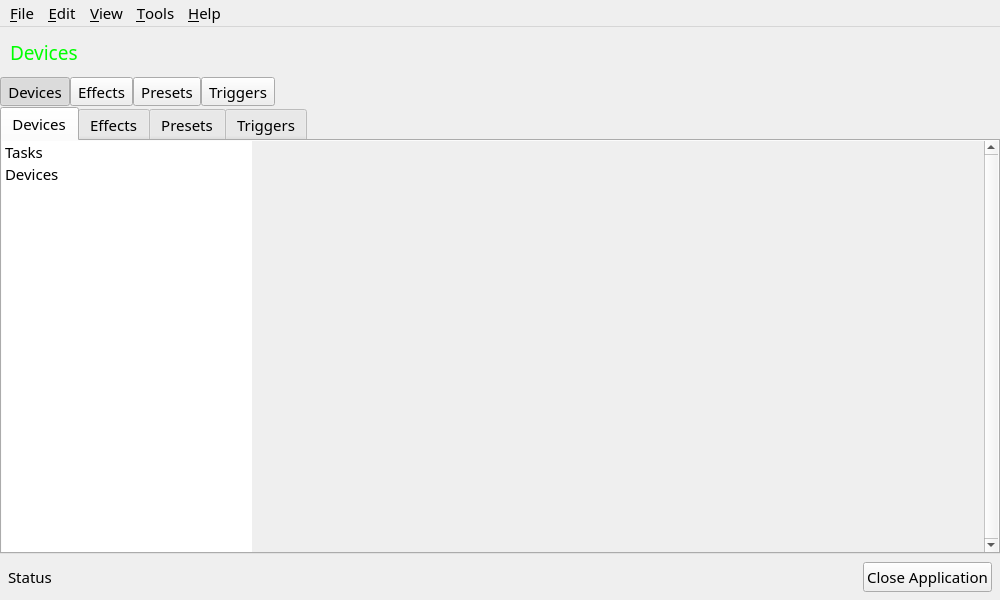
<?xml version="1.0" encoding="UTF-8"?>
<ui version="4.0">
 <class>MainWindow</class>
 <widget class="QMainWindow" name="MainWindow">
  <property name="geometry">
   <rect>
    <x>0</x>
    <y>0</y>
    <width>1000</width>
    <height>600</height>
   </rect>
  </property>
  <property name="font">
   <font>
    <family>Play</family>
    <pointsize>11</pointsize>
   </font>
  </property>
  <property name="windowTitle">
   <string>Polychromatic</string>
  </property>
  <property name="windowIcon">
   <iconset>
    <normaloff>../img/general/controller.svg</normaloff>../img/general/controller.svg</iconset>
  </property>
  <property name="toolButtonStyle">
   <enum>Qt::ToolButtonTextUnderIcon</enum>
  </property>
  <widget class="QWidget" name="CentralWidget">
   <layout class="QVBoxLayout" name="verticalLayout">
    <property name="spacing">
     <number>0</number>
    </property>
    <property name="leftMargin">
     <number>0</number>
    </property>
    <property name="topMargin">
     <number>0</number>
    </property>
    <property name="rightMargin">
     <number>0</number>
    </property>
    <property name="bottomMargin">
     <number>0</number>
    </property>
    <item>
     <widget class="QWidget" name="Header" native="true">
      <property name="minimumSize">
       <size>
        <width>1000</width>
        <height>50</height>
       </size>
      </property>
      <property name="maximumSize">
       <size>
        <width>16777215</width>
        <height>60</height>
       </size>
      </property>
      <property name="styleSheet">
       <string notr="true"/>
      </property>
      <layout class="QHBoxLayout" name="horizontalLayout">
       <property name="leftMargin">
        <number>10</number>
       </property>
       <property name="topMargin">
        <number>0</number>
       </property>
       <property name="rightMargin">
        <number>0</number>
       </property>
       <property name="bottomMargin">
        <number>0</number>
       </property>
       <item>
        <widget class="QLabel" name="HeaderText">
         <property name="font">
          <font>
           <family>Play</family>
           <pointsize>14</pointsize>
           <weight>50</weight>
           <bold>false</bold>
          </font>
         </property>
         <property name="styleSheet">
          <string notr="true">color: lime</string>
         </property>
         <property name="text">
          <string>Devices</string>
         </property>
        </widget>
       </item>
      </layout>
     </widget>
    </item>
    <item>
     <widget class="QWidget" name="MainTabCustom" native="true">
      <property name="minimumSize">
       <size>
        <width>0</width>
        <height>30</height>
       </size>
      </property>
      <property name="baseSize">
       <size>
        <width>0</width>
        <height>30</height>
       </size>
      </property>
      <layout class="QHBoxLayout" name="horizontalLayout_3">
       <property name="spacing">
        <number>0</number>
       </property>
       <property name="leftMargin">
        <number>0</number>
       </property>
       <property name="topMargin">
        <number>0</number>
       </property>
       <property name="rightMargin">
        <number>0</number>
       </property>
       <property name="bottomMargin">
        <number>0</number>
       </property>
       <item>
        <widget class="QToolButton" name="DevicesTabButton">
         <property name="text">
          <string>Devices</string>
         </property>
         <property name="iconSize">
          <size>
           <width>20</width>
           <height>20</height>
          </size>
         </property>
         <property name="checkable">
          <bool>true</bool>
         </property>
         <property name="checked">
          <bool>true</bool>
         </property>
         <property name="toolButtonStyle">
          <enum>Qt::ToolButtonTextBesideIcon</enum>
         </property>
        </widget>
       </item>
       <item>
        <widget class="QToolButton" name="EffectsTabButton">
         <property name="text">
          <string>Effects</string>
         </property>
         <property name="iconSize">
          <size>
           <width>20</width>
           <height>20</height>
          </size>
         </property>
         <property name="checkable">
          <bool>true</bool>
         </property>
         <property name="checked">
          <bool>false</bool>
         </property>
         <property name="toolButtonStyle">
          <enum>Qt::ToolButtonTextBesideIcon</enum>
         </property>
         <property name="arrowType">
          <enum>Qt::NoArrow</enum>
         </property>
        </widget>
       </item>
       <item>
        <widget class="QToolButton" name="PresetsTabButton">
         <property name="text">
          <string>Presets</string>
         </property>
         <property name="iconSize">
          <size>
           <width>20</width>
           <height>20</height>
          </size>
         </property>
         <property name="checkable">
          <bool>true</bool>
         </property>
         <property name="checked">
          <bool>false</bool>
         </property>
         <property name="toolButtonStyle">
          <enum>Qt::ToolButtonTextBesideIcon</enum>
         </property>
         <property name="arrowType">
          <enum>Qt::NoArrow</enum>
         </property>
        </widget>
       </item>
       <item>
        <widget class="QToolButton" name="TriggersTabButton">
         <property name="text">
          <string>Triggers</string>
         </property>
         <property name="iconSize">
          <size>
           <width>20</width>
           <height>20</height>
          </size>
         </property>
         <property name="checkable">
          <bool>true</bool>
         </property>
         <property name="checked">
          <bool>false</bool>
         </property>
         <property name="toolButtonStyle">
          <enum>Qt::ToolButtonTextBesideIcon</enum>
         </property>
         <property name="arrowType">
          <enum>Qt::NoArrow</enum>
         </property>
        </widget>
       </item>
       <item>
        <spacer name="TabsSpacer">
         <property name="orientation">
          <enum>Qt::Horizontal</enum>
         </property>
         <property name="sizeHint" stdset="0">
          <size>
           <width>40</width>
           <height>20</height>
          </size>
         </property>
        </spacer>
       </item>
      </layout>
     </widget>
    </item>
    <item>
     <widget class="QTabWidget" name="MainTabWidget">
      <property name="tabShape">
       <enum>QTabWidget::Rounded</enum>
      </property>
      <property name="currentIndex">
       <number>0</number>
      </property>
      <property name="iconSize">
       <size>
        <width>20</width>
        <height>20</height>
       </size>
      </property>
      <widget class="QWidget" name="TabDevices">
       <attribute name="title">
        <string>Devices</string>
       </attribute>
       <layout class="QHBoxLayout" name="horizontalLayout_2">
        <property name="spacing">
         <number>0</number>
        </property>
        <property name="leftMargin">
         <number>0</number>
        </property>
        <property name="topMargin">
         <number>0</number>
        </property>
        <property name="rightMargin">
         <number>0</number>
        </property>
        <property name="bottomMargin">
         <number>0</number>
        </property>
        <item>
         <widget class="QWidget" name="DeviceSidebar" native="true">
          <property name="minimumSize">
           <size>
            <width>250</width>
            <height>0</height>
           </size>
          </property>
          <property name="maximumSize">
           <size>
            <width>250</width>
            <height>16777215</height>
           </size>
          </property>
          <layout class="QVBoxLayout" name="verticalLayout_4">
           <property name="spacing">
            <number>0</number>
           </property>
           <property name="leftMargin">
            <number>0</number>
           </property>
           <property name="topMargin">
            <number>0</number>
           </property>
           <property name="rightMargin">
            <number>0</number>
           </property>
           <property name="bottomMargin">
            <number>0</number>
           </property>
           <item>
            <widget class="QTreeWidget" name="DeviceSidebarTree">
             <property name="focusPolicy">
              <enum>Qt::NoFocus</enum>
             </property>
             <property name="frameShape">
              <enum>QFrame::NoFrame</enum>
             </property>
             <property name="horizontalScrollBarPolicy">
              <enum>Qt::ScrollBarAlwaysOff</enum>
             </property>
             <property name="iconSize">
              <size>
               <width>22</width>
               <height>22</height>
              </size>
             </property>
             <property name="indentation">
              <number>0</number>
             </property>
             <property name="rootIsDecorated">
              <bool>false</bool>
             </property>
             <property name="headerHidden">
              <bool>true</bool>
             </property>
             <property name="expandsOnDoubleClick">
              <bool>false</bool>
             </property>
             <column>
              <property name="text">
               <string notr="true">Sidebar</string>
              </property>
             </column>
             <item>
              <property name="text">
               <string extracomment="Heading containing buttons for the specific feature">Tasks</string>
              </property>
              <property name="flags">
               <set>ItemIsDragEnabled|ItemIsDropEnabled|ItemIsUserCheckable|ItemIsEnabled</set>
              </property>
              <item>
               <property name="text">
                <string extracomment="Button to a section for activating settings to all devices">Apply to All</string>
               </property>
               <property name="icon">
                <iconset>
                 <normaloff>../img/devices/all.svg</normaloff>../img/devices/all.svg</iconset>
               </property>
              </item>
             </item>
             <item>
              <property name="text">
               <string>Devices</string>
              </property>
              <property name="flags">
               <set>ItemIsDragEnabled|ItemIsDropEnabled|ItemIsUserCheckable|ItemIsEnabled</set>
              </property>
             </item>
            </widget>
           </item>
          </layout>
         </widget>
        </item>
        <item>
         <widget class="QScrollArea" name="DeviceScrollArea">
          <property name="frameShape">
           <enum>QFrame::NoFrame</enum>
          </property>
          <property name="frameShadow">
           <enum>QFrame::Plain</enum>
          </property>
          <property name="verticalScrollBarPolicy">
           <enum>Qt::ScrollBarAlwaysOn</enum>
          </property>
          <property name="horizontalScrollBarPolicy">
           <enum>Qt::ScrollBarAlwaysOff</enum>
          </property>
          <property name="widgetResizable">
           <bool>true</bool>
          </property>
          <widget class="QWidget" name="DeviceContents">
           <property name="geometry">
            <rect>
             <x>0</x>
             <y>0</y>
             <width>721</width>
             <height>396</height>
            </rect>
           </property>
           <layout class="QVBoxLayout" name="verticalLayout_2"/>
          </widget>
         </widget>
        </item>
       </layout>
      </widget>
      <widget class="QWidget" name="TabEffects">
       <attribute name="title">
        <string>Effects</string>
       </attribute>
       <layout class="QHBoxLayout" name="horizontalLayout_5">
        <property name="spacing">
         <number>0</number>
        </property>
        <property name="leftMargin">
         <number>0</number>
        </property>
        <property name="topMargin">
         <number>0</number>
        </property>
        <property name="rightMargin">
         <number>0</number>
        </property>
        <property name="bottomMargin">
         <number>0</number>
        </property>
        <item>
         <widget class="QWidget" name="EffectSidebar" native="true">
          <property name="minimumSize">
           <size>
            <width>250</width>
            <height>0</height>
           </size>
          </property>
          <property name="maximumSize">
           <size>
            <width>250</width>
            <height>16777215</height>
           </size>
          </property>
          <layout class="QVBoxLayout" name="verticalLayout_5">
           <property name="spacing">
            <number>0</number>
           </property>
           <property name="leftMargin">
            <number>0</number>
           </property>
           <property name="topMargin">
            <number>0</number>
           </property>
           <property name="rightMargin">
            <number>0</number>
           </property>
           <property name="bottomMargin">
            <number>0</number>
           </property>
           <item>
            <widget class="QTreeWidget" name="EffectSidebarTree">
             <property name="focusPolicy">
              <enum>Qt::NoFocus</enum>
             </property>
             <property name="frameShape">
              <enum>QFrame::NoFrame</enum>
             </property>
             <property name="horizontalScrollBarPolicy">
              <enum>Qt::ScrollBarAlwaysOff</enum>
             </property>
             <property name="iconSize">
              <size>
               <width>22</width>
               <height>22</height>
              </size>
             </property>
             <property name="indentation">
              <number>0</number>
             </property>
             <property name="rootIsDecorated">
              <bool>false</bool>
             </property>
             <property name="headerHidden">
              <bool>true</bool>
             </property>
             <property name="expandsOnDoubleClick">
              <bool>false</bool>
             </property>
             <property name="columnCount">
              <number>1</number>
             </property>
             <column>
              <property name="text">
               <string notr="true">Sidebar</string>
              </property>
             </column>
             <item>
              <property name="text">
               <string extracomment="Heading containing buttons for the specific feature">Tasks</string>
              </property>
              <property name="flags">
               <set>ItemIsDragEnabled|ItemIsDropEnabled|ItemIsUserCheckable|ItemIsEnabled</set>
              </property>
             </item>
             <item>
              <property name="text">
               <string>Effects</string>
              </property>
             </item>
            </widget>
           </item>
          </layout>
         </widget>
        </item>
        <item>
         <widget class="QScrollArea" name="EffectScrollArea">
          <property name="frameShape">
           <enum>QFrame::NoFrame</enum>
          </property>
          <property name="frameShadow">
           <enum>QFrame::Plain</enum>
          </property>
          <property name="verticalScrollBarPolicy">
           <enum>Qt::ScrollBarAlwaysOn</enum>
          </property>
          <property name="horizontalScrollBarPolicy">
           <enum>Qt::ScrollBarAlwaysOff</enum>
          </property>
          <property name="widgetResizable">
           <bool>true</bool>
          </property>
          <widget class="QWidget" name="EffectContents">
           <property name="geometry">
            <rect>
             <x>0</x>
             <y>0</y>
             <width>721</width>
             <height>396</height>
            </rect>
           </property>
           <layout class="QVBoxLayout" name="verticalLayout_3"/>
          </widget>
         </widget>
        </item>
       </layout>
      </widget>
      <widget class="QWidget" name="TabPresets">
       <attribute name="title">
        <string>Presets</string>
       </attribute>
      </widget>
      <widget class="QWidget" name="TabTriggers">
       <attribute name="title">
        <string>Triggers</string>
       </attribute>
      </widget>
     </widget>
    </item>
    <item>
     <widget class="QFrame" name="Footer">
      <property name="frameShape">
       <enum>QFrame::NoFrame</enum>
      </property>
      <property name="frameShadow">
       <enum>QFrame::Sunken</enum>
      </property>
      <layout class="QHBoxLayout" name="horizontalLayout_4">
       <property name="spacing">
        <number>0</number>
       </property>
       <property name="leftMargin">
        <number>8</number>
       </property>
       <property name="topMargin">
        <number>8</number>
       </property>
       <property name="rightMargin">
        <number>8</number>
       </property>
       <property name="bottomMargin">
        <number>8</number>
       </property>
       <item>
        <widget class="QLabel" name="GlobalStatus">
         <property name="text">
          <string notr="true">Status</string>
         </property>
        </widget>
       </item>
       <item>
        <spacer name="FooterSpacer">
         <property name="orientation">
          <enum>Qt::Horizontal</enum>
         </property>
         <property name="sizeHint" stdset="0">
          <size>
           <width>40</width>
           <height>20</height>
          </size>
         </property>
        </spacer>
       </item>
       <item>
        <widget class="QPushButton" name="CloseApp">
         <property name="text">
          <string>Close Application</string>
         </property>
        </widget>
       </item>
      </layout>
     </widget>
    </item>
   </layout>
  </widget>
  <widget class="QMenuBar" name="MainMenubar">
   <property name="geometry">
    <rect>
     <x>0</x>
     <y>0</y>
     <width>1000</width>
     <height>31</height>
    </rect>
   </property>
   <widget class="QMenu" name="menuFile">
    <property name="title">
     <string extracomment="The &amp; character is for keyboard navigation (when holding the ALT key)">&amp;File</string>
    </property>
    <addaction name="actionNewEffect"/>
    <addaction name="actionImportEffect"/>
    <addaction name="separator"/>
    <addaction name="actionNewPreset"/>
    <addaction name="actionNewPresetNow"/>
    <addaction name="separator"/>
    <addaction name="actionQuitApp"/>
   </widget>
   <widget class="QMenu" name="menuView">
    <property name="title">
     <string extracomment="The &amp; character is for keyboard navigation (when holding the ALT key)">&amp;View</string>
    </property>
    <addaction name="actionDevices"/>
    <addaction name="actionEffects"/>
    <addaction name="actionPresets"/>
    <addaction name="actionTriggers"/>
    <addaction name="separator"/>
    <addaction name="actionReinstateMenuBar"/>
    <addaction name="actionHideMenuBar"/>
   </widget>
   <widget class="QMenu" name="menuHelp">
    <property name="title">
     <string extracomment="The &amp; character is for keyboard navigation (when holding the ALT key)">&amp;Help</string>
    </property>
    <addaction name="actionOnlineHelp"/>
    <addaction name="actionWebsite"/>
    <addaction name="actionReleaseNotes"/>
    <addaction name="separator"/>
    <addaction name="actionReportBug"/>
    <addaction name="actionDonate"/>
    <addaction name="separator"/>
    <addaction name="actionAbout"/>
   </widget>
   <widget class="QMenu" name="menuTools">
    <property name="title">
     <string extracomment="The &amp; character is for keyboard navigation (when holding the ALT key)">&amp;Tools</string>
    </property>
    <widget class="QMenu" name="menuOpenRazer">
     <property name="title">
      <string>OpenRazer</string>
     </property>
     <property name="icon">
      <iconset>
       <normaloff>../img/logo/openrazer.svg</normaloff>../img/logo/openrazer.svg</iconset>
     </property>
     <addaction name="actionOpenRazerWebsite"/>
     <addaction name="actionOpenRazerReportBug"/>
     <addaction name="actionOpenRazerReleaseNotes"/>
     <addaction name="separator"/>
     <addaction name="actionOpenRazerConfigure"/>
     <addaction name="actionTroubleshootOpenRazer"/>
     <addaction name="separator"/>
     <addaction name="actionOpenRazerOpenLog"/>
     <addaction name="actionOpenRazerRestartDaemon"/>
     <addaction name="separator"/>
     <addaction name="actionOpenRazerAbout"/>
    </widget>
    <addaction name="menuOpenRazer"/>
    <addaction name="separator"/>
    <addaction name="actionRestartTrayApplet"/>
    <addaction name="actionProcessViewer"/>
   </widget>
   <widget class="QMenu" name="menuEdit">
    <property name="title">
     <string extracomment="The &amp; character is for keyboard navigation (when holding the ALT key)">&amp;Edit</string>
    </property>
    <addaction name="actionDuplicate"/>
    <addaction name="actionDelete"/>
    <addaction name="separator"/>
    <addaction name="actionRefreshTab"/>
    <addaction name="actionForceRefresh"/>
    <addaction name="separator"/>
    <addaction name="actionPreferences"/>
   </widget>
   <addaction name="menuFile"/>
   <addaction name="menuEdit"/>
   <addaction name="menuView"/>
   <addaction name="menuTools"/>
   <addaction name="menuHelp"/>
  </widget>
  <action name="actionNew_Effect">
   <property name="text">
    <string>New Effect...</string>
   </property>
   <property name="shortcut">
    <string>Ctrl+N</string>
   </property>
  </action>
  <action name="actionOnline_Help">
   <property name="text">
    <string>Online Help</string>
   </property>
   <property name="shortcut">
    <string>F1</string>
   </property>
  </action>
  <action name="actionReport_a_Bug">
   <property name="text">
    <string>Report a Bug...</string>
   </property>
  </action>
  <action name="actionAbout_OpenRazer">
   <property name="text">
    <string>About OpenRazer</string>
   </property>
  </action>
  <action name="actionAbout_Polychromatic">
   <property name="text">
    <string>About Polychromatic</string>
   </property>
  </action>
  <action name="actionVisit_Website">
   <property name="text">
    <string>Visit Website</string>
   </property>
  </action>
  <action name="actionQuit">
   <property name="text">
    <string>Quit</string>
   </property>
   <property name="shortcut">
    <string>Ctrl+Q</string>
   </property>
  </action>
  <action name="actionNewEffect">
   <property name="icon">
    <iconset theme="document-new">
     <normaloff>.</normaloff>.</iconset>
   </property>
   <property name="text">
    <string>New Effect...</string>
   </property>
  </action>
  <action name="actionDevices">
   <property name="checkable">
    <bool>true</bool>
   </property>
   <property name="icon">
    <iconset>
     <normaloff>../img/general/devices.svg</normaloff>../img/general/devices.svg</iconset>
   </property>
   <property name="text">
    <string>Devices</string>
   </property>
   <property name="shortcut">
    <string notr="true">Ctrl+1</string>
   </property>
  </action>
  <action name="actionEffects">
   <property name="checkable">
    <bool>true</bool>
   </property>
   <property name="icon">
    <iconset>
     <normaloff>../img/general/effects.svg</normaloff>../img/general/effects.svg</iconset>
   </property>
   <property name="text">
    <string>Effects</string>
   </property>
   <property name="shortcut">
    <string notr="true">Ctrl+2</string>
   </property>
  </action>
  <action name="actionPresets">
   <property name="checkable">
    <bool>true</bool>
   </property>
   <property name="icon">
    <iconset>
     <normaloff>../img/general/presets.svg</normaloff>../img/general/presets.svg</iconset>
   </property>
   <property name="text">
    <string>Presets</string>
   </property>
   <property name="shortcut">
    <string notr="true">Ctrl+3</string>
   </property>
  </action>
  <action name="actionTriggers">
   <property name="checkable">
    <bool>true</bool>
   </property>
   <property name="icon">
    <iconset>
     <normaloff>../img/general/triggers.svg</normaloff>../img/general/triggers.svg</iconset>
   </property>
   <property name="text">
    <string>Triggers</string>
   </property>
   <property name="shortcut">
    <string notr="true">Ctrl+4</string>
   </property>
  </action>
  <action name="actionOnlineHelp">
   <property name="icon">
    <iconset theme="help-browser">
     <normaloff>.</normaloff>.</iconset>
   </property>
   <property name="text">
    <string>Online Help</string>
   </property>
   <property name="shortcut">
    <string notr="true">F1</string>
   </property>
  </action>
  <action name="actionReportBug">
   <property name="text">
    <string>Report a Bug</string>
   </property>
  </action>
  <action name="actionHideMenuBar">
   <property name="icon">
    <iconset theme="window-unpin"/>
   </property>
   <property name="text">
    <string>Hide Menu Bar</string>
   </property>
  </action>
  <action name="actionDonate">
   <property name="text">
    <string>Donate</string>
   </property>
  </action>
  <action name="actionAboutOpenRazer">
   <property name="icon">
    <iconset>
     <normaloff>../img/logo/openrazer.svg</normaloff>../img/logo/openrazer.svg</iconset>
   </property>
   <property name="text">
    <string>About OpenRazer</string>
   </property>
  </action>
  <action name="actionWebsite">
   <property name="text">
    <string>Website</string>
   </property>
  </action>
  <action name="actionAbout">
   <property name="icon">
    <iconset>
     <normaloff>../img/logo/polychromatic.svg</normaloff>../img/logo/polychromatic.svg</iconset>
   </property>
   <property name="text">
    <string>About</string>
   </property>
  </action>
  <action name="actionQuitApp">
   <property name="icon">
    <iconset theme="application-exit">
     <normaloff>.</normaloff>.</iconset>
   </property>
   <property name="text">
    <string>Quit</string>
   </property>
   <property name="shortcut">
    <string notr="true">Ctrl+Q</string>
   </property>
   <property name="menuRole">
    <enum>QAction::QuitRole</enum>
   </property>
  </action>
  <action name="actionRestart_Daemon">
   <property name="icon">
    <iconset>
     <normaloff>../img/general/refresh.svg</normaloff>../img/general/refresh.svg</iconset>
   </property>
   <property name="text">
    <string>Restart Daemon</string>
   </property>
  </action>
  <action name="actionOpen_Log_File">
   <property name="text">
    <string>Open Log File</string>
   </property>
  </action>
  <action name="actionEdit_Configuration">
   <property name="text">
    <string>Edit Configuration</string>
   </property>
  </action>
  <action name="actionReleaseNotes">
   <property name="text">
    <string>What's New?</string>
   </property>
  </action>
  <action name="actionOpenRazerWebsite">
   <property name="text">
    <string>Website</string>
   </property>
  </action>
  <action name="actionOpenRazerTroubleshoot">
   <property name="icon">
    <iconset>
     <normaloff>../img/emblems/utility.svg</normaloff>../img/emblems/utility.svg</iconset>
   </property>
   <property name="text">
    <string>Troubleshoot...</string>
   </property>
  </action>
  <action name="actionOpenRazerReportBug">
   <property name="text">
    <string>Report a Bug</string>
   </property>
  </action>
  <action name="actionOpenRazerReleaseNotes">
   <property name="text">
    <string>What's New?</string>
   </property>
  </action>
  <action name="actionOpenRazerRestartDaemon">
   <property name="enabled">
    <bool>false</bool>
   </property>
   <property name="icon">
    <iconset theme="view-refresh"/>
   </property>
   <property name="text">
    <string>Restart Daemon</string>
   </property>
  </action>
  <action name="actionOpenRazerOpenLog">
   <property name="enabled">
    <bool>false</bool>
   </property>
   <property name="icon">
    <iconset theme="folder"/>
   </property>
   <property name="text">
    <string>Open Log...</string>
   </property>
  </action>
  <action name="actionOpenRazerConfigure">
   <property name="enabled">
    <bool>false</bool>
   </property>
   <property name="icon">
    <iconset theme="settings-configure"/>
   </property>
   <property name="text">
    <string>Configure...</string>
   </property>
  </action>
  <action name="actionOpenRazerAbout">
   <property name="enabled">
    <bool>false</bool>
   </property>
   <property name="icon">
    <iconset>
     <normaloff>../img/logo/openrazer.svg</normaloff>../img/logo/openrazer.svg</iconset>
   </property>
   <property name="text">
    <string>About OpenRazer</string>
   </property>
  </action>
  <action name="actionNewPreset">
   <property name="enabled">
    <bool>false</bool>
   </property>
   <property name="icon">
    <iconset theme="bookmark-new">
     <normaloff>.</normaloff>.</iconset>
   </property>
   <property name="text">
    <string>New Preset...</string>
   </property>
  </action>
  <action name="actionNewPresetNow">
   <property name="enabled">
    <bool>false</bool>
   </property>
   <property name="text">
    <string>New Preset from Current Devices...</string>
   </property>
  </action>
  <action name="actionRestartTrayApplet">
   <property name="icon">
    <iconset theme="view-refresh"/>
   </property>
   <property name="text">
    <string>Restart Tray Applet</string>
   </property>
  </action>
  <action name="actionProcessViewer">
   <property name="icon">
    <iconset theme="view-process-tree"/>
   </property>
   <property name="text">
    <string>View Background Tasks</string>
   </property>
  </action>
  <action name="actionReinstateMenuBar">
   <property name="enabled">
    <bool>true</bool>
   </property>
   <property name="icon">
    <iconset theme="window-pin">
     <normaloff>.</normaloff>.</iconset>
   </property>
   <property name="text">
    <string>Keep the Menu Bar</string>
   </property>
  </action>
  <action name="actionDuplicate">
   <property name="enabled">
    <bool>false</bool>
   </property>
   <property name="icon">
    <iconset theme="edit-duplicate">
     <normaloff>.</normaloff>.</iconset>
   </property>
   <property name="text">
    <string>Duplicate</string>
   </property>
  </action>
  <action name="actionDelete">
   <property name="enabled">
    <bool>false</bool>
   </property>
   <property name="icon">
    <iconset theme="edit-delete">
     <normaloff>.</normaloff>.</iconset>
   </property>
   <property name="text">
    <string>Delete</string>
   </property>
  </action>
  <action name="actionPreferences">
   <property name="icon">
    <iconset theme="settings-configure"/>
   </property>
   <property name="text">
    <string>Preferences</string>
   </property>
  </action>
  <action name="actionTroubleshootOpenRazer">
   <property name="enabled">
    <bool>false</bool>
   </property>
   <property name="icon">
    <iconset theme="applications-utilities"/>
   </property>
   <property name="text">
    <string>Troubleshoot</string>
   </property>
  </action>
  <action name="actionRefreshTab">
   <property name="icon">
    <iconset theme="view-refresh">
     <normaloff>.</normaloff>.</iconset>
   </property>
   <property name="text">
    <string>Refresh</string>
   </property>
   <property name="shortcut">
    <string notr="true">F5</string>
   </property>
  </action>
  <action name="actionImportEffect">
   <property name="icon">
    <iconset theme="document-import">
     <normaloff>.</normaloff>.</iconset>
   </property>
   <property name="text">
    <string>Import Effect...</string>
   </property>
  </action>
  <action name="actionForceRefresh">
   <property name="icon">
    <iconset theme="view-refresh"/>
   </property>
   <property name="text">
    <string>Force Refresh</string>
   </property>
   <property name="shortcut">
    <string notr="true">Ctrl+F5</string>
   </property>
  </action>
 </widget>
 <layoutdefault spacing="6" margin="0"/>
 <resources/>
 <connections/>
 <designerdata>
  <property name="gridDeltaX">
   <number>10</number>
  </property>
  <property name="gridDeltaY">
   <number>10</number>
  </property>
  <property name="gridSnapX">
   <bool>true</bool>
  </property>
  <property name="gridSnapY">
   <bool>true</bool>
  </property>
  <property name="gridVisible">
   <bool>true</bool>
  </property>
 </designerdata>
</ui>
